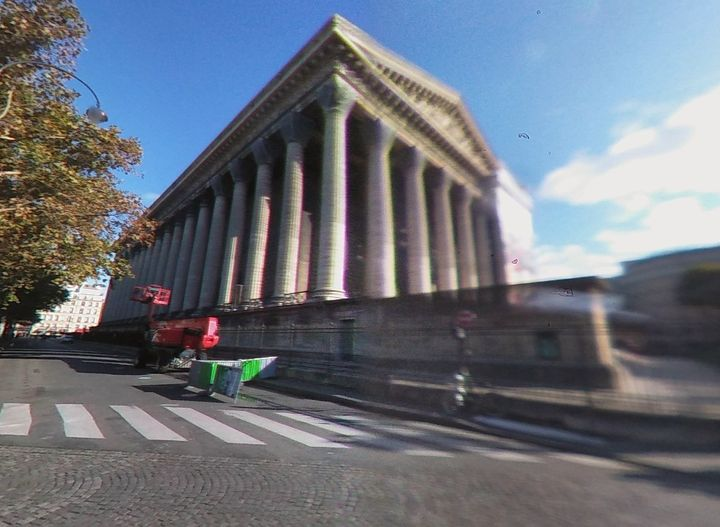
#> input picture assets/web/eras-img-derived-paris-madeleine-2017-sw-corner-persp100-from-panoramax-4606ccdb-720.jpg, 720 x 527 px
$ python make_tiles.py ../../assets/web/eras-img-derived-paris-madeleine-2017-sw-corner-persp100-from-panoramax-4606ccdb-720.jpg out.png
#> lines starting #> are read from the running program, lines starting #| are printed output that depends on the picture
#!/usr/bin/env python3
"""Cut a historic map into a Leaflet (CRS.Simple) tile pyramid: tiles/<name>/<z>/<x>/<y>.jpg.

z = max_zoom is the native resolution of the source; each lower level halves it. The map is only resampled and cut
(no crop of content, no colour change). Usage: make_tiles.py SRC.jpg OUT_DIR [--max-zoom N]
"""
from __future__ import annotations

import argparse
import json
import math
from pathlib import Path

from PIL import Image

Image.MAX_IMAGE_PIXELS = 200_000_000
T = 256


def main() -> None:
    ap = argparse.ArgumentParser()
    ap.add_argument("src")
    ap.add_argument("out")
    ap.add_argument("--quality", type=int, default=80)
    a = ap.parse_args()
    im = Image.open(a.src).convert("RGB")
#> im is the input picture: PIL image 720x527 RGB; mean R, G, B 108.1, 114.2, 124.8
    w, h = im.size
#> w = 720; h = 527
    zmax = math.ceil(math.log2(max(w, h) / T))
#> zmax = 2
    out = Path(a.out)
    n = 0
    for z in range(zmax, -1, -1):
        s = 2 ** (zmax - z)
        lvl = im if s == 1 else im.resize((math.ceil(w / s), math.ceil(h / s)), Image.LANCZOS)
        for x in range(math.ceil(lvl.width / T)):
            for y in range(math.ceil(lvl.height / T)):
                t = lvl.crop((x * T, y * T, min((x + 1) * T, lvl.width), min((y + 1) * T, lvl.height)))
                if t.size != (T, T):  # Leaflet stretches every tile to 256x256: pad edge tiles with the page colour
                    pad = Image.new("RGB", (T, T), (239, 230, 214))
                    pad.paste(t, (0, 0))
                    t = pad
                d = out / str(z) / str(x)
                d.mkdir(parents=True, exist_ok=True)
                t.save(d / f"{y}.jpg", quality=a.quality, optimize=True, progressive=True)
                n += 1
#> this loop made 3 passes
#> pass 1, in main, `t.save(d / f"{y}.jpg", quality=a.quality, optimize=True, progressive=T..`:
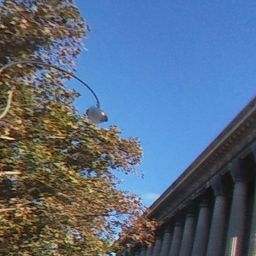
#> saved as 0.jpg: PIL image 256x256 RGB; mean R, G, B 88.5, 105.6, 128.9
#> pass 1, in main, `t.save(d / f"{y}.jpg", quality=a.quality, optimize=True, progressive=T..`:
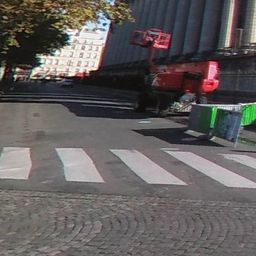
#> saved as 1.jpg: PIL image 256x256 RGB; mean R, G, B 98.3, 94.1, 93.3
#> pass 1, in main, `t.save(d / f"{y}.jpg", quality=a.quality, optimize=True, progressive=T..`:
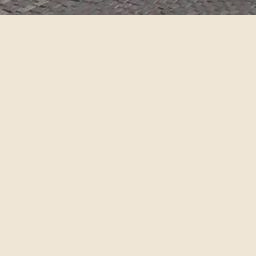
#> saved as 2.jpg: PIL image 256x256 RGB; mean R, G, B 231.3, 222.5, 207.4
#> pass 1, in main, `t.save(d / f"{y}.jpg", quality=a.quality, optimize=True, progressive=T..`:
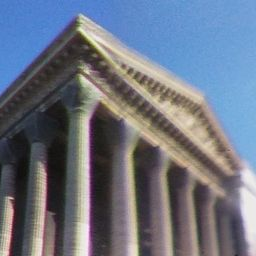
#> saved as 0.jpg: PIL image 256x256 RGB; mean R, G, B 108.3, 116.1, 131
#> after the loop:
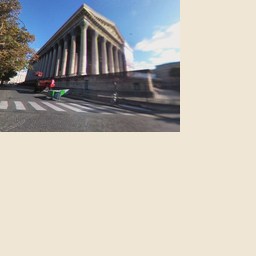
#> pad: PIL image 256x256 RGB; mean R, G, B 191.5, 188, 181.7
#> after the loop, n = 14
    (out / "tiles.json").write_text(json.dumps({"width": w, "height": h, "tile": T, "max_zoom": zmax}) + "\n")
    print(f"{n} tiles, {w}x{h}, max_zoom {zmax}")
#| 14 tiles, 720x527, max_zoom 2


if __name__ == "__main__":
    main()

$ run again, on assets/web/eras-img-naples-santalucia-1846-calvert-jones-aic-27086-720.jpg
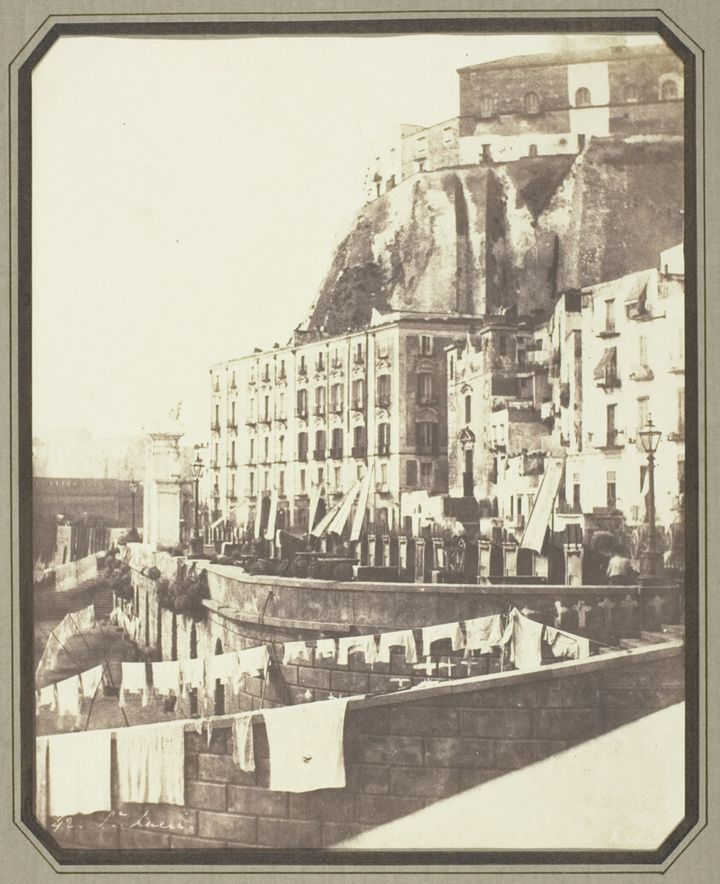
#> input picture assets/web/eras-img-naples-santalucia-1846-calvert-jones-aic-27086-720.jpg, 720 x 884 px
#> in main, im is the input picture: PIL image 720x884 RGB; mean R, G, B 181.7, 174.2, 156.5
#> the loop in main, `for z in range(zmax, -1, -1):` made 3 passes
#> pass 1, in main, `t.save(d / f"{y}.jpg", quality=a.quality, optimize=True, progressive=T..`:
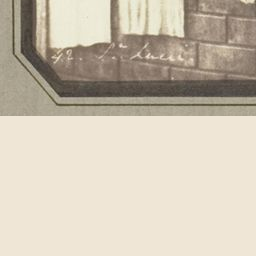
#> saved as 3.jpg: PIL image 256x256 RGB; mean R, G, B 203.2, 193.5, 177
#> after the loop in main, `for z in range(zmax, -1, -1):`:
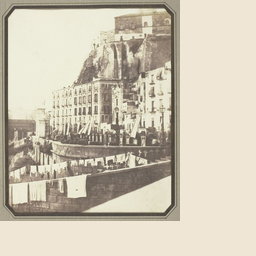
#> pad: PIL image 256x256 RGB; mean R, G, B 204.2, 196.1, 179.1
#> after the loop in main, `for z in range(zmax, -1, -1):`: n = 17
#| 17 tiles, 720x884, max_zoom 2
